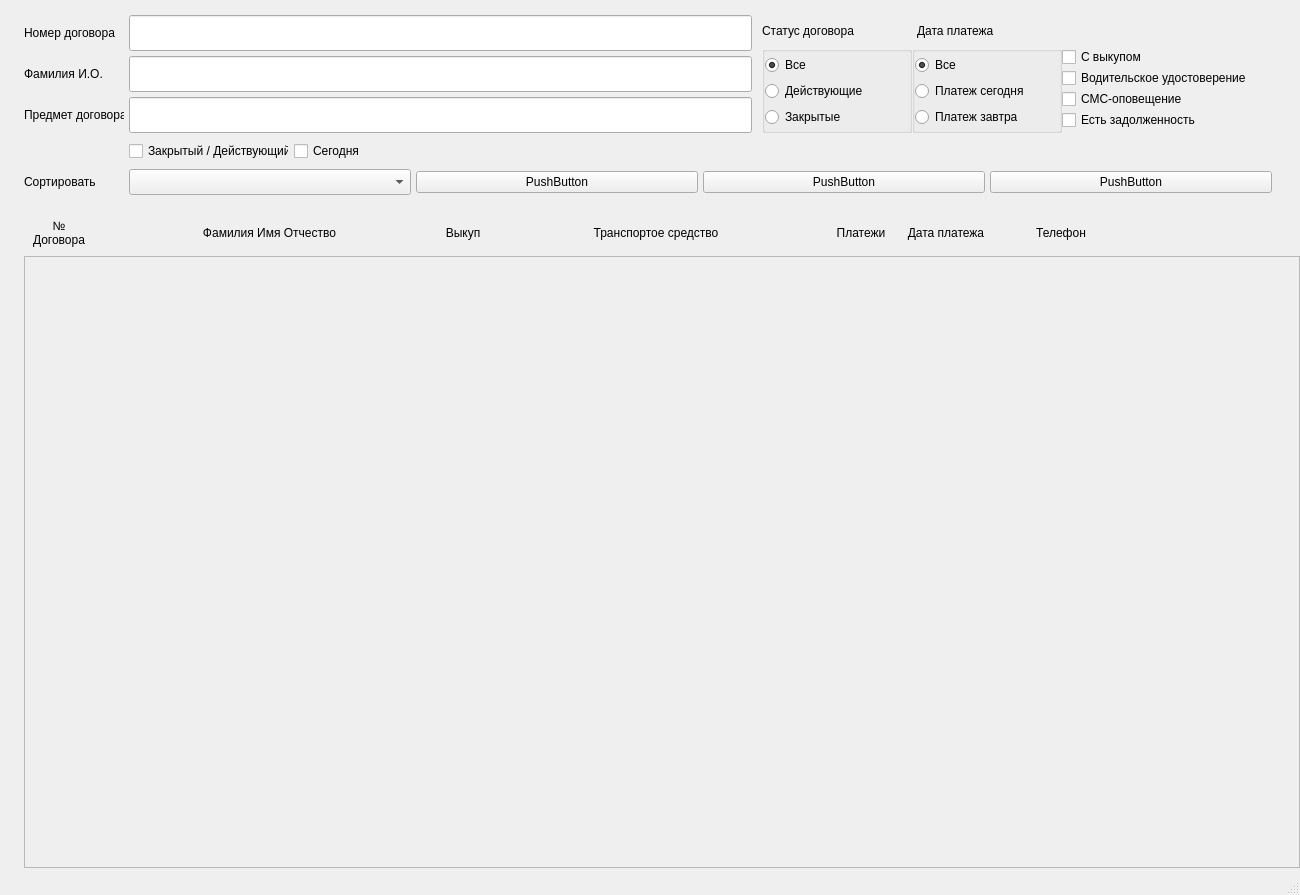
<?xml version="1.0" encoding="UTF-8"?>
<ui version="4.0">
 <class>ListArendatorWindow</class>
 <widget class="QMainWindow" name="ListArendatorWindow">
  <property name="geometry">
   <rect>
    <x>0</x>
    <y>0</y>
    <width>1300</width>
    <height>895</height>
   </rect>
  </property>
  <property name="minimumSize">
   <size>
    <width>1300</width>
    <height>0</height>
   </size>
  </property>
  <property name="maximumSize">
   <size>
    <width>1300</width>
    <height>16777215</height>
   </size>
  </property>
  <property name="windowTitle">
   <string>MainWindow</string>
  </property>
  <property name="styleSheet">
   <string notr="true"/>
  </property>
  <widget class="QWidget" name="centralwidget">
   <property name="styleSheet">
    <string notr="true"/>
   </property>
   <layout class="QVBoxLayout" name="verticalLayout_2">
    <property name="spacing">
     <number>5</number>
    </property>
    <property name="leftMargin">
     <number>24</number>
    </property>
    <property name="topMargin">
     <number>15</number>
    </property>
    <property name="rightMargin">
     <number>0</number>
    </property>
    <property name="bottomMargin">
     <number>5</number>
    </property>
    <item>
     <layout class="QVBoxLayout" name="layoutFiltersContracts">
      <property name="spacing">
       <number>5</number>
      </property>
      <property name="rightMargin">
       <number>28</number>
      </property>
      <property name="bottomMargin">
       <number>0</number>
      </property>
      <item>
       <layout class="QHBoxLayout" name="horizontalLayout_9">
        <property name="spacing">
         <number>0</number>
        </property>
        <property name="bottomMargin">
         <number>0</number>
        </property>
        <item>
         <layout class="QVBoxLayout" name="verticalLayout_7">
          <property name="spacing">
           <number>5</number>
          </property>
          <property name="rightMargin">
           <number>10</number>
          </property>
          <property name="bottomMargin">
           <number>0</number>
          </property>
          <item>
           <layout class="QHBoxLayout" name="horizontalLayout_5">
            <property name="spacing">
             <number>5</number>
            </property>
            <property name="bottomMargin">
             <number>0</number>
            </property>
            <item>
             <widget class="QLabel" name="label_12">
              <property name="minimumSize">
               <size>
                <width>100</width>
                <height>26</height>
               </size>
              </property>
              <property name="maximumSize">
               <size>
                <width>100</width>
                <height>16777215</height>
               </size>
              </property>
              <property name="text">
               <string>Номер договора</string>
              </property>
             </widget>
            </item>
            <item>
             <widget class="QLineEdit" name="id_dogovor">
              <property name="minimumSize">
               <size>
                <width>0</width>
                <height>36</height>
               </size>
              </property>
             </widget>
            </item>
           </layout>
          </item>
          <item>
           <layout class="QHBoxLayout" name="horizontalLayout">
            <property name="spacing">
             <number>5</number>
            </property>
            <item>
             <widget class="QLabel" name="label">
              <property name="minimumSize">
               <size>
                <width>100</width>
                <height>26</height>
               </size>
              </property>
              <property name="maximumSize">
               <size>
                <width>100</width>
                <height>16777215</height>
               </size>
              </property>
              <property name="text">
               <string>Фамилия И.О.</string>
              </property>
             </widget>
            </item>
            <item>
             <widget class="QLineEdit" name="fio_arendator__text">
              <property name="minimumSize">
               <size>
                <width>0</width>
                <height>36</height>
               </size>
              </property>
             </widget>
            </item>
           </layout>
          </item>
          <item>
           <layout class="QHBoxLayout" name="horizontalLayout_6">
            <property name="spacing">
             <number>5</number>
            </property>
            <property name="bottomMargin">
             <number>0</number>
            </property>
            <item>
             <widget class="QLabel" name="label_13">
              <property name="minimumSize">
               <size>
                <width>100</width>
                <height>26</height>
               </size>
              </property>
              <property name="maximumSize">
               <size>
                <width>100</width>
                <height>16777215</height>
               </size>
              </property>
              <property name="text">
               <string>Предмет договора</string>
              </property>
             </widget>
            </item>
            <item>
             <widget class="QLineEdit" name="lineEdit">
              <property name="minimumSize">
               <size>
                <width>0</width>
                <height>36</height>
               </size>
              </property>
             </widget>
            </item>
           </layout>
          </item>
         </layout>
        </item>
        <item>
         <layout class="QVBoxLayout" name="verticalLayout_6">
          <property name="spacing">
           <number>0</number>
          </property>
          <property name="bottomMargin">
           <number>0</number>
          </property>
          <item>
           <layout class="QHBoxLayout" name="horizontalLayout_8">
            <property name="spacing">
             <number>5</number>
            </property>
            <property name="bottomMargin">
             <number>0</number>
            </property>
            <item>
             <widget class="QLabel" name="label_16">
              <property name="minimumSize">
               <size>
                <width>150</width>
                <height>0</height>
               </size>
              </property>
              <property name="maximumSize">
               <size>
                <width>150</width>
                <height>16777215</height>
               </size>
              </property>
              <property name="text">
               <string>Статус договора</string>
              </property>
             </widget>
            </item>
            <item>
             <widget class="QLabel" name="label_15">
              <property name="minimumSize">
               <size>
                <width>150</width>
                <height>0</height>
               </size>
              </property>
              <property name="maximumSize">
               <size>
                <width>150</width>
                <height>16777215</height>
               </size>
              </property>
              <property name="text">
               <string>Дата платежа</string>
              </property>
             </widget>
            </item>
            <item>
             <widget class="QLabel" name="label_14">
              <property name="minimumSize">
               <size>
                <width>200</width>
                <height>0</height>
               </size>
              </property>
              <property name="maximumSize">
               <size>
                <width>200</width>
                <height>16777215</height>
               </size>
              </property>
              <property name="text">
               <string/>
              </property>
             </widget>
            </item>
           </layout>
          </item>
          <item>
           <layout class="QHBoxLayout" name="horizontalLayout_7">
            <property name="spacing">
             <number>0</number>
            </property>
            <property name="bottomMargin">
             <number>0</number>
            </property>
            <item>
             <widget class="QGroupBox" name="grb_status">
              <property name="minimumSize">
               <size>
                <width>150</width>
                <height>0</height>
               </size>
              </property>
              <property name="maximumSize">
               <size>
                <width>150</width>
                <height>16777215</height>
               </size>
              </property>
              <property name="title">
               <string/>
              </property>
              <layout class="QVBoxLayout" name="verticalLayout">
               <property name="spacing">
                <number>0</number>
               </property>
               <property name="leftMargin">
                <number>0</number>
               </property>
               <property name="topMargin">
                <number>0</number>
               </property>
               <property name="rightMargin">
                <number>0</number>
               </property>
               <property name="bottomMargin">
                <number>0</number>
               </property>
               <item>
                <widget class="QRadioButton" name="status_contract__all">
                 <property name="minimumSize">
                  <size>
                   <width>0</width>
                   <height>26</height>
                  </size>
                 </property>
                 <property name="cursor">
                  <cursorShape>PointingHandCursor</cursorShape>
                 </property>
                 <property name="text">
                  <string>Все</string>
                 </property>
                 <property name="checked">
                  <bool>true</bool>
                 </property>
                </widget>
               </item>
               <item>
                <widget class="QRadioButton" name="status_contract__open">
                 <property name="minimumSize">
                  <size>
                   <width>0</width>
                   <height>26</height>
                  </size>
                 </property>
                 <property name="cursor">
                  <cursorShape>PointingHandCursor</cursorShape>
                 </property>
                 <property name="text">
                  <string>Действующие</string>
                 </property>
                </widget>
               </item>
               <item>
                <widget class="QRadioButton" name="status_contract__close">
                 <property name="minimumSize">
                  <size>
                   <width>0</width>
                   <height>26</height>
                  </size>
                 </property>
                 <property name="cursor">
                  <cursorShape>PointingHandCursor</cursorShape>
                 </property>
                 <property name="text">
                  <string>Закрытые</string>
                 </property>
                </widget>
               </item>
              </layout>
             </widget>
            </item>
            <item>
             <widget class="QGroupBox" name="grb_date_pay">
              <property name="minimumSize">
               <size>
                <width>150</width>
                <height>0</height>
               </size>
              </property>
              <property name="maximumSize">
               <size>
                <width>150</width>
                <height>16777215</height>
               </size>
              </property>
              <property name="title">
               <string/>
              </property>
              <layout class="QVBoxLayout" name="verticalLayout_3">
               <property name="spacing">
                <number>0</number>
               </property>
               <property name="leftMargin">
                <number>0</number>
               </property>
               <property name="topMargin">
                <number>0</number>
               </property>
               <property name="rightMargin">
                <number>0</number>
               </property>
               <property name="bottomMargin">
                <number>0</number>
               </property>
               <item>
                <widget class="QRadioButton" name="pay___all">
                 <property name="minimumSize">
                  <size>
                   <width>0</width>
                   <height>26</height>
                  </size>
                 </property>
                 <property name="cursor">
                  <cursorShape>PointingHandCursor</cursorShape>
                 </property>
                 <property name="text">
                  <string>Все</string>
                 </property>
                 <property name="checked">
                  <bool>true</bool>
                 </property>
                </widget>
               </item>
               <item>
                <widget class="QRadioButton" name="pay___today">
                 <property name="minimumSize">
                  <size>
                   <width>0</width>
                   <height>26</height>
                  </size>
                 </property>
                 <property name="cursor">
                  <cursorShape>PointingHandCursor</cursorShape>
                 </property>
                 <property name="text">
                  <string>Платеж сегодня</string>
                 </property>
                </widget>
               </item>
               <item>
                <widget class="QRadioButton" name="pay___tomorrow">
                 <property name="minimumSize">
                  <size>
                   <width>0</width>
                   <height>26</height>
                  </size>
                 </property>
                 <property name="cursor">
                  <cursorShape>PointingHandCursor</cursorShape>
                 </property>
                 <property name="text">
                  <string>Платеж завтра</string>
                 </property>
                </widget>
               </item>
              </layout>
             </widget>
            </item>
            <item>
             <layout class="QVBoxLayout" name="verticalLayout_8">
              <item>
               <widget class="QCheckBox" name="vikup___ts">
                <property name="minimumSize">
                 <size>
                  <width>100</width>
                  <height>20</height>
                 </size>
                </property>
                <property name="maximumSize">
                 <size>
                  <width>100</width>
                  <height>16777215</height>
                 </size>
                </property>
                <property name="cursor">
                 <cursorShape>PointingHandCursor</cursorShape>
                </property>
                <property name="text">
                 <string>С выкупом</string>
                </property>
                <property name="iconSize">
                 <size>
                  <width>16</width>
                  <height>16</height>
                 </size>
                </property>
               </widget>
              </item>
              <item>
               <widget class="QCheckBox" name="driving_license">
                <property name="minimumSize">
                 <size>
                  <width>0</width>
                  <height>20</height>
                 </size>
                </property>
                <property name="cursor">
                 <cursorShape>PointingHandCursor</cursorShape>
                </property>
                <property name="text">
                 <string>Водительское удостоверение</string>
                </property>
               </widget>
              </item>
              <item>
               <widget class="QCheckBox" name="sms">
                <property name="minimumSize">
                 <size>
                  <width>120</width>
                  <height>20</height>
                 </size>
                </property>
                <property name="maximumSize">
                 <size>
                  <width>120</width>
                  <height>16777215</height>
                 </size>
                </property>
                <property name="cursor">
                 <cursorShape>PointingHandCursor</cursorShape>
                </property>
                <property name="text">
                 <string>СМС-оповещение</string>
                </property>
               </widget>
              </item>
              <item>
               <widget class="QCheckBox" name="dolg">
                <property name="minimumSize">
                 <size>
                  <width>0</width>
                  <height>20</height>
                 </size>
                </property>
                <property name="cursor">
                 <cursorShape>PointingHandCursor</cursorShape>
                </property>
                <property name="text">
                 <string>Есть задолженность</string>
                </property>
               </widget>
              </item>
             </layout>
            </item>
           </layout>
          </item>
         </layout>
        </item>
       </layout>
      </item>
      <item>
       <layout class="QHBoxLayout" name="horizontalLayout_2">
        <property name="spacing">
         <number>5</number>
        </property>
        <item>
         <widget class="QLabel" name="label_3">
          <property name="minimumSize">
           <size>
            <width>100</width>
            <height>0</height>
           </size>
          </property>
          <property name="maximumSize">
           <size>
            <width>100</width>
            <height>16777215</height>
           </size>
          </property>
          <property name="text">
           <string/>
          </property>
         </widget>
        </item>
        <item>
         <widget class="QCheckBox" name="status_contract">
          <property name="minimumSize">
           <size>
            <width>160</width>
            <height>26</height>
           </size>
          </property>
          <property name="maximumSize">
           <size>
            <width>160</width>
            <height>16777215</height>
           </size>
          </property>
          <property name="cursor">
           <cursorShape>PointingHandCursor</cursorShape>
          </property>
          <property name="text">
           <string>Закрытый / Действующий</string>
          </property>
         </widget>
        </item>
        <item>
         <widget class="QCheckBox" name="today">
          <property name="minimumSize">
           <size>
            <width>100</width>
            <height>26</height>
           </size>
          </property>
          <property name="maximumSize">
           <size>
            <width>100</width>
            <height>16777215</height>
           </size>
          </property>
          <property name="cursor">
           <cursorShape>PointingHandCursor</cursorShape>
          </property>
          <property name="text">
           <string>Сегодня</string>
          </property>
         </widget>
        </item>
        <item>
         <spacer name="horizontalSpacer">
          <property name="orientation">
           <enum>Qt::Horizontal</enum>
          </property>
          <property name="sizeHint" stdset="0">
           <size>
            <width>40</width>
            <height>20</height>
           </size>
          </property>
         </spacer>
        </item>
       </layout>
      </item>
      <item>
       <layout class="QHBoxLayout" name="horizontalLayout_3">
        <property name="spacing">
         <number>5</number>
        </property>
        <item>
         <widget class="QLabel" name="label_2">
          <property name="minimumSize">
           <size>
            <width>100</width>
            <height>26</height>
           </size>
          </property>
          <property name="maximumSize">
           <size>
            <width>100</width>
            <height>16777215</height>
           </size>
          </property>
          <property name="text">
           <string>Сортировать</string>
          </property>
         </widget>
        </item>
        <item>
         <widget class="QComboBox" name="date_contract">
          <property name="minimumSize">
           <size>
            <width>100</width>
            <height>26</height>
           </size>
          </property>
          <property name="cursor">
           <cursorShape>PointingHandCursor</cursorShape>
          </property>
         </widget>
        </item>
        <item>
         <widget class="QPushButton" name="pushButton_2">
          <property name="text">
           <string>PushButton</string>
          </property>
         </widget>
        </item>
        <item>
         <widget class="QPushButton" name="pushButton_3">
          <property name="text">
           <string>PushButton</string>
          </property>
         </widget>
        </item>
        <item>
         <widget class="QPushButton" name="pushButton">
          <property name="text">
           <string>PushButton</string>
          </property>
         </widget>
        </item>
       </layout>
      </item>
     </layout>
    </item>
    <item>
     <layout class="QHBoxLayout" name="horizontalLayout_4">
      <property name="spacing">
       <number>5</number>
      </property>
      <property name="topMargin">
       <number>15</number>
      </property>
      <property name="rightMargin">
       <number>28</number>
      </property>
      <item>
       <widget class="QLabel" name="label_11">
        <property name="sizePolicy">
         <sizepolicy hsizetype="Fixed" vsizetype="Fixed">
          <horstretch>0</horstretch>
          <verstretch>0</verstretch>
         </sizepolicy>
        </property>
        <property name="minimumSize">
         <size>
          <width>70</width>
          <height>36</height>
         </size>
        </property>
        <property name="maximumSize">
         <size>
          <width>70</width>
          <height>16777215</height>
         </size>
        </property>
        <property name="styleSheet">
         <string notr="true"/>
        </property>
        <property name="text">
         <string>№
Договора</string>
        </property>
        <property name="alignment">
         <set>Qt::AlignCenter</set>
        </property>
       </widget>
      </item>
      <item>
       <widget class="QLabel" name="label_6">
        <property name="sizePolicy">
         <sizepolicy hsizetype="Expanding" vsizetype="Fixed">
          <horstretch>0</horstretch>
          <verstretch>0</verstretch>
         </sizepolicy>
        </property>
        <property name="minimumSize">
         <size>
          <width>260</width>
          <height>36</height>
         </size>
        </property>
        <property name="maximumSize">
         <size>
          <width>16777215</width>
          <height>16777215</height>
         </size>
        </property>
        <property name="styleSheet">
         <string notr="true"/>
        </property>
        <property name="text">
         <string>Фамилия Имя Отчество</string>
        </property>
        <property name="alignment">
         <set>Qt::AlignCenter</set>
        </property>
       </widget>
      </item>
      <item>
       <widget class="QLabel" name="label_5">
        <property name="sizePolicy">
         <sizepolicy hsizetype="Fixed" vsizetype="Fixed">
          <horstretch>0</horstretch>
          <verstretch>0</verstretch>
         </sizepolicy>
        </property>
        <property name="minimumSize">
         <size>
          <width>36</width>
          <height>36</height>
         </size>
        </property>
        <property name="maximumSize">
         <size>
          <width>36</width>
          <height>16777215</height>
         </size>
        </property>
        <property name="styleSheet">
         <string notr="true"/>
        </property>
        <property name="text">
         <string>Выкуп</string>
        </property>
        <property name="alignment">
         <set>Qt::AlignCenter</set>
        </property>
       </widget>
      </item>
      <item>
       <widget class="QLabel" name="label_7">
        <property name="sizePolicy">
         <sizepolicy hsizetype="Expanding" vsizetype="Fixed">
          <horstretch>0</horstretch>
          <verstretch>0</verstretch>
         </sizepolicy>
        </property>
        <property name="minimumSize">
         <size>
          <width>240</width>
          <height>36</height>
         </size>
        </property>
        <property name="maximumSize">
         <size>
          <width>16777215</width>
          <height>16777215</height>
         </size>
        </property>
        <property name="styleSheet">
         <string notr="true"/>
        </property>
        <property name="text">
         <string>Транспортое средство</string>
        </property>
        <property name="alignment">
         <set>Qt::AlignCenter</set>
        </property>
       </widget>
      </item>
      <item>
       <widget class="QLabel" name="label_8">
        <property name="sizePolicy">
         <sizepolicy hsizetype="Fixed" vsizetype="Fixed">
          <horstretch>0</horstretch>
          <verstretch>0</verstretch>
         </sizepolicy>
        </property>
        <property name="minimumSize">
         <size>
          <width>60</width>
          <height>36</height>
         </size>
        </property>
        <property name="maximumSize">
         <size>
          <width>60</width>
          <height>16777215</height>
         </size>
        </property>
        <property name="styleSheet">
         <string notr="true"/>
        </property>
        <property name="text">
         <string>Платежи</string>
        </property>
        <property name="alignment">
         <set>Qt::AlignCenter</set>
        </property>
       </widget>
      </item>
      <item>
       <widget class="QLabel" name="label_10">
        <property name="sizePolicy">
         <sizepolicy hsizetype="Fixed" vsizetype="Fixed">
          <horstretch>0</horstretch>
          <verstretch>0</verstretch>
         </sizepolicy>
        </property>
        <property name="minimumSize">
         <size>
          <width>100</width>
          <height>36</height>
         </size>
        </property>
        <property name="maximumSize">
         <size>
          <width>100</width>
          <height>16777215</height>
         </size>
        </property>
        <property name="styleSheet">
         <string notr="true"/>
        </property>
        <property name="text">
         <string>Дата платежа</string>
        </property>
        <property name="alignment">
         <set>Qt::AlignCenter</set>
        </property>
       </widget>
      </item>
      <item>
       <widget class="QLabel" name="label_4">
        <property name="sizePolicy">
         <sizepolicy hsizetype="Fixed" vsizetype="Fixed">
          <horstretch>0</horstretch>
          <verstretch>0</verstretch>
         </sizepolicy>
        </property>
        <property name="minimumSize">
         <size>
          <width>120</width>
          <height>36</height>
         </size>
        </property>
        <property name="maximumSize">
         <size>
          <width>120</width>
          <height>16777215</height>
         </size>
        </property>
        <property name="styleSheet">
         <string notr="true"/>
        </property>
        <property name="text">
         <string>Телефон</string>
        </property>
        <property name="alignment">
         <set>Qt::AlignCenter</set>
        </property>
       </widget>
      </item>
      <item>
       <widget class="QLabel" name="label_9">
        <property name="sizePolicy">
         <sizepolicy hsizetype="Fixed" vsizetype="Preferred">
          <horstretch>0</horstretch>
          <verstretch>0</verstretch>
         </sizepolicy>
        </property>
        <property name="minimumSize">
         <size>
          <width>146</width>
          <height>0</height>
         </size>
        </property>
        <property name="maximumSize">
         <size>
          <width>146</width>
          <height>16777215</height>
         </size>
        </property>
        <property name="styleSheet">
         <string notr="true"/>
        </property>
        <property name="text">
         <string/>
        </property>
       </widget>
      </item>
     </layout>
    </item>
    <item>
     <widget class="QScrollArea" name="scrollArea">
      <property name="maximumSize">
       <size>
        <width>16777215</width>
        <height>16777215</height>
       </size>
      </property>
      <property name="widgetResizable">
       <bool>true</bool>
      </property>
      <widget class="QWidget" name="scrollAreaWidgetContents">
       <property name="geometry">
        <rect>
         <x>0</x>
         <y>0</y>
         <width>1274</width>
         <height>595</height>
        </rect>
       </property>
       <layout class="QVBoxLayout" name="verticalLayout_4">
        <property name="spacing">
         <number>0</number>
        </property>
        <property name="leftMargin">
         <number>0</number>
        </property>
        <property name="topMargin">
         <number>0</number>
        </property>
        <property name="rightMargin">
         <number>0</number>
        </property>
        <property name="bottomMargin">
         <number>5</number>
        </property>
        <item>
         <layout class="QVBoxLayout" name="listArendatorLayout">
          <property name="spacing">
           <number>5</number>
          </property>
          <property name="rightMargin">
           <number>0</number>
          </property>
          <property name="bottomMargin">
           <number>0</number>
          </property>
         </layout>
        </item>
        <item>
         <spacer name="verticalSpacer_2">
          <property name="orientation">
           <enum>Qt::Vertical</enum>
          </property>
          <property name="sizeHint" stdset="0">
           <size>
            <width>20</width>
            <height>3000</height>
           </size>
          </property>
         </spacer>
        </item>
       </layout>
      </widget>
     </widget>
    </item>
   </layout>
  </widget>
  <widget class="QStatusBar" name="statusbar"/>
  <action name="action">
   <property name="text">
    <string>Добавить клиента</string>
   </property>
  </action>
 </widget>
 <resources>
  <include location="../../resurce.qrc"/>
 </resources>
 <connections/>
</ui>
